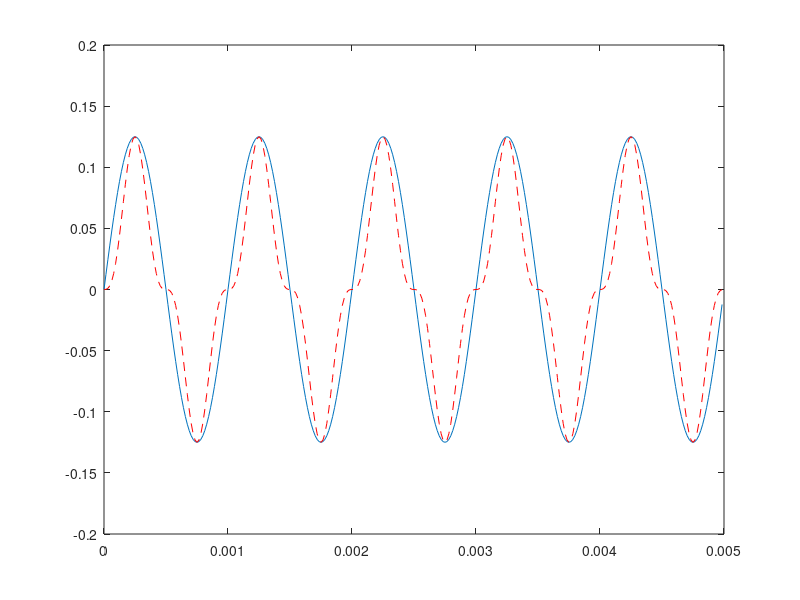
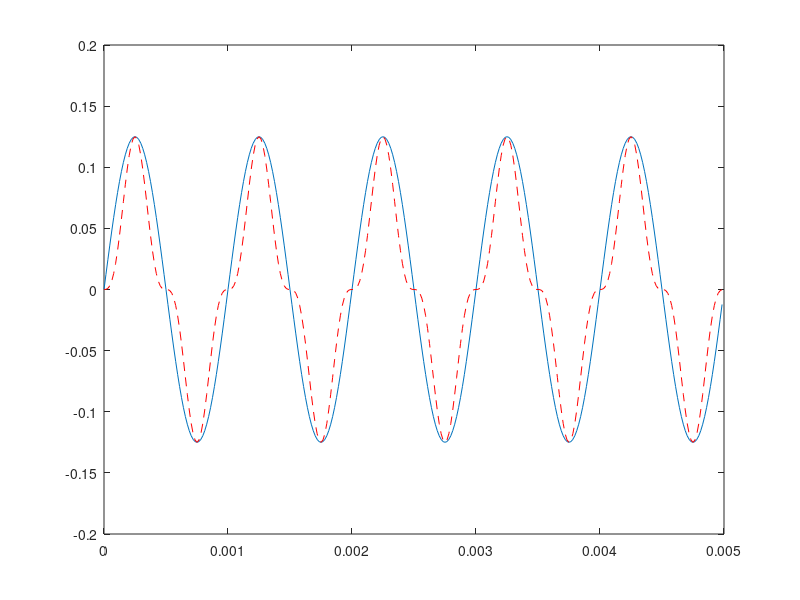

MATLAB code to generate these figures, in order:
T = 1e-3;
ppp = 64;       % points per period
Nper = 5;      % num periods
Nt = ppp*Nper;
dt = T*Nper/Nt;
% af = exp(round(log(dt)));
% dt = dt + af;
t = 0:dt:T*Nper-dt;


u = (sin(2*pi/T*t)*0.5);
y = (u.^3);

figure(1);
plot(t, u/max(u)*max(y));
hold on;
plot(t, y, '--r');
hold off;

w = 16;
s = 1;
nf = 0;
f = w-s-nf;
u_q = round(u*2^f)./2^f;
y2 = (u_q.^3);

figure(2);
plot(t,u_q/max(u_q)*max(y2));
hold on;
plot(t,y2,'--r');
hold off;

u_out = u_q*2^f;
u_sub = u_out(1:ppp);
if ~isequal(u_out,repmat(u_sub,1,Nper))
  keyboard
end

% pack hex string representations of data
data = zeros(length(u_sub),1);
for i=1:length(u_sub)
  if u_sub(i) >= 0
    data(i) = u_sub(i);
  else
    
    tmp = dec2bin(-u_sub(i),w) == '1';
    fmts_inv = '';
    for j = 1:w
      fmts_inv = strcat(fmts_inv, '%d');
    end
    ones_c = num2str(~tmp,fmts_inv);
    ones_c_num = bin2dec(ones_c);
    twos_c_num = ones_c_num+1;
%     twos_c = dec2bin(twos_c_num,w)=='1';
    data(i) = twos_c_num;
    
  end
end

% format and write data to a file
fmtstr = sprintf('%%%dd\t:\t%%0%dX;', ceil(log10(length(data))), w/4);
data_out = num2str([(0:(length(u_sub)-1)).' data], fmtstr);
keyboard
dlmwrite('sin_data.txt', data_out, '');

